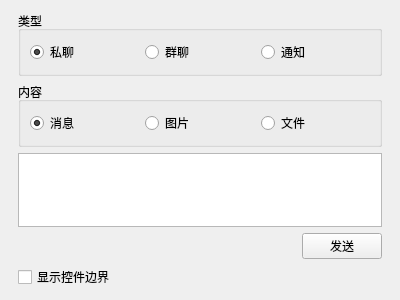
<?xml version="1.0" encoding="UTF-8"?>
<ui version="4.0">
 <class>DebugWidget</class>
 <widget class="QWidget" name="DebugWidget">
  <property name="geometry">
   <rect>
    <x>0</x>
    <y>0</y>
    <width>400</width>
    <height>300</height>
   </rect>
  </property>
  <property name="windowTitle">
   <string>Form</string>
  </property>
  <layout class="QVBoxLayout" name="verticalLayout">
   <property name="leftMargin">
    <number>18</number>
   </property>
   <property name="rightMargin">
    <number>18</number>
   </property>
   <item>
    <widget class="QGroupBox" name="groupBox">
     <property name="title">
      <string>类型</string>
     </property>
     <layout class="QHBoxLayout" name="horizontalLayout_4">
      <item>
       <widget class="QRadioButton" name="privateRadio">
        <property name="text">
         <string>私聊</string>
        </property>
        <property name="checked">
         <bool>true</bool>
        </property>
       </widget>
      </item>
      <item>
       <widget class="QRadioButton" name="groupRadio">
        <property name="text">
         <string>群聊</string>
        </property>
       </widget>
      </item>
      <item>
       <widget class="QRadioButton" name="noticeRadio">
        <property name="text">
         <string>通知</string>
        </property>
       </widget>
      </item>
     </layout>
    </widget>
   </item>
   <item>
    <widget class="QGroupBox" name="groupBox_2">
     <property name="title">
      <string>内容</string>
     </property>
     <layout class="QHBoxLayout" name="horizontalLayout_2">
      <item>
       <widget class="QRadioButton" name="msgRadio">
        <property name="text">
         <string>消息</string>
        </property>
        <property name="checked">
         <bool>true</bool>
        </property>
       </widget>
      </item>
      <item>
       <widget class="QRadioButton" name="imgRadio">
        <property name="text">
         <string>图片</string>
        </property>
       </widget>
      </item>
      <item>
       <widget class="QRadioButton" name="fileRadio">
        <property name="text">
         <string>文件</string>
        </property>
       </widget>
      </item>
     </layout>
    </widget>
   </item>
   <item>
    <widget class="QTextEdit" name="messageEdit"/>
   </item>
   <item>
    <layout class="QHBoxLayout" name="horizontalLayout">
     <property name="topMargin">
      <number>0</number>
     </property>
     <item>
      <spacer name="horizontalSpacer">
       <property name="orientation">
        <enum>Qt::Horizontal</enum>
       </property>
       <property name="sizeHint" stdset="0">
        <size>
         <width>40</width>
         <height>20</height>
        </size>
       </property>
      </spacer>
     </item>
     <item>
      <widget class="InteractiveButtonBase" name="sendButton">
       <property name="text">
        <string>发送</string>
       </property>
      </widget>
     </item>
    </layout>
   </item>
   <item>
    <layout class="QHBoxLayout" name="horizontalLayout_3">
     <property name="topMargin">
      <number>0</number>
     </property>
     <item>
      <widget class="QCheckBox" name="showWidgetBorderCheck">
       <property name="text">
        <string>显示控件边界</string>
       </property>
      </widget>
     </item>
    </layout>
   </item>
  </layout>
 </widget>
 <customwidgets>
  <customwidget>
   <class>InteractiveButtonBase</class>
   <extends>QPushButton</extends>
   <header>interactivebuttonbase.h</header>
  </customwidget>
 </customwidgets>
 <resources/>
 <connections/>
</ui>
